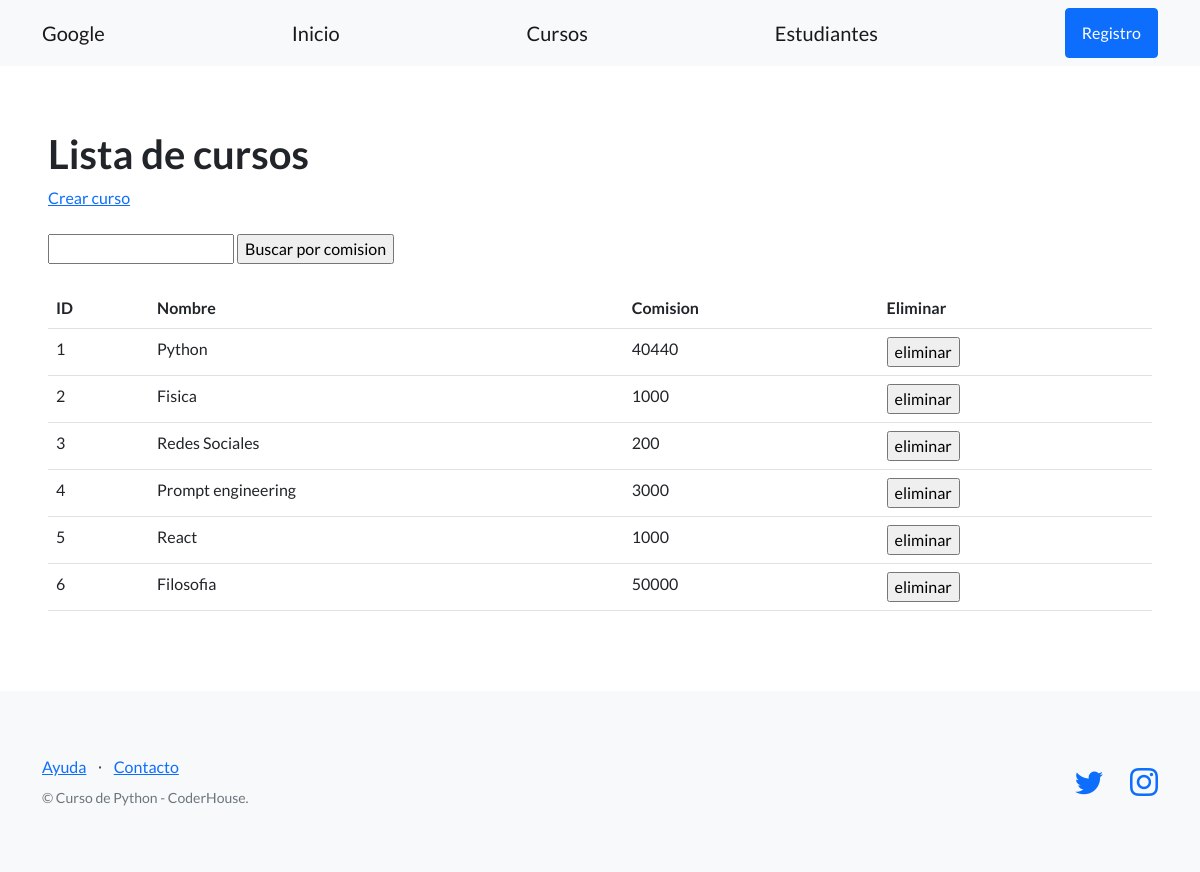
/estudios/cursos/, run on an earlier commit of the app's database.
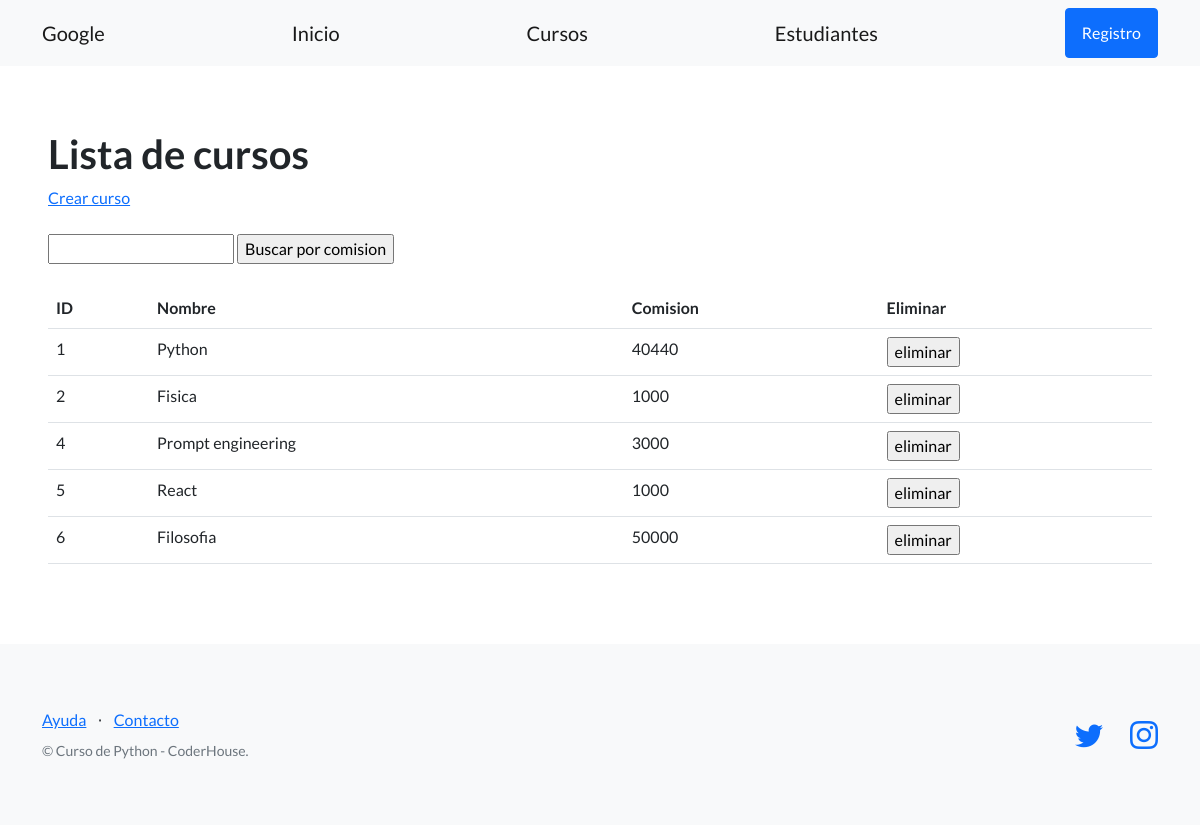
And on a later commit of the database.
### control_estudios/models.py (models this page shows, shortened)
class Curso(models.Model):
    nombre = models.CharField(max_length=64)  # Equivalente de str
    comision = models.IntegerField()  # Equivalent de int

### control_estudios/views.py (the view)
# urls.py: path("cursos/", listar_cursos, name="lista_cursos"),
def listar_cursos(request):
    contexto = {
        "cursos": Curso.objects.all(),
    }
    http_response = render(
        request=request,
        template_name='control_estudios/lista_cursos.html',
        context=contexto,
    )
    return http_response

### control_estudios/templates/control_estudios/lista_cursos.html (shortened to what this page needs)
{% extends "control_estudios/base.html" %}
{% block contenido %}
<section>
  <div>
    <h1>Lista de cursos</h1>
    <a href="{% url 'crear_curso' %}">Crear curso</a>
    <br><br>
    <form action="{% url 'buscar_cursos' %}" method="post">
      <input type="text" name="busqueda">
      <input type="submit" value="Buscar por comision">
    </form>
    <br>
    <table class="table">
      <tbody>
        <tr>
          <th>ID</th>
          <th>Nombre</th>
          <th>Comision</th>
          <th>Eliminar</th>
        </tr>
        {% for curso in cursos %}
        <tr>
          <td>{{ curso.id }}</td>
          <td>{{ curso.nombre }}</td>
          <td>{{ curso.comision }}</td>
          <td>
            <form action="{% url 'eliminar_curso' curso.id %}" method="post">
              <input type="submit" value="eliminar"/>
            </form
          </td>
        </tr>
        {% endfor %}
      </tbody>
    </table>
  </div>
</section>
{% endblock contenido %}

### control_estudios/templates/control_estudios/base.html (shortened to what this page needs)
{% load static %}
<!DOCTYPE html>
<html lang="en">
    <head>
        <link href="https://cdn.jsdelivr.net/npm/bootstrap-icons@1.5.0/font/bootstrap-icons.css" rel="stylesheet" type="text/css" />
        <link href="{% static 'css/styles.css' %}" rel="stylesheet" />
    </head>
    <body>
        <nav class="navbar navbar-light bg-light static-top">
            <div class="container">
                <a class="navbar-brand" href="https://www.google.com">Google</a>
                <a class="navbar-brand" href="{% url 'inicio' %}">Inicio</a>
                <a class="navbar-brand" href="{% url 'lista_cursos' %}">Cursos</a>
                <a class="navbar-brand" href="{% url 'lista_estudiantes' %}">Estudiantes</a>
                <a class="btn btn-primary" href="#signup">Registro</a>
            </div>
        </nav>
        <section style="padding:4rem 3rem;">
            {% block contenido %}
            {% endblock contenido %}
        </section>
        <footer class="footer bg-light">
            <div class="container">
                <div class="row">
                    <div class="col-lg-6 h-100 text-center text-lg-start my-auto">
                        <ul class="list-inline mb-2">
                            <li class="list-inline-item"><a href="#!">Ayuda</a></li>
                            <li class="list-inline-item">⋅</li>
                            <li class="list-inline-item"><a href="#!">Contacto</a></li>
                        </ul>
                        <p class="text-muted small mb-4 mb-lg-0">&copy; Curso de Python - CoderHouse.</p>
                    </div>
                    <div class="col-lg-6 h-100 text-center text-lg-end my-auto">
                        <ul class="list-inline mb-0">
                            <li class="list-inline-item me-4">
                                <a href="https://twitter.com/coderhouse"><i class="bi-twitter fs-3"></i></a>
                            </li>
                            <li class="list-inline-item">
                                <a href="https://www.instagram.com/coderhouse/?hl=es"><i class="bi-instagram fs-3"></i></a>
                            </li>
                        </ul>
                    </div>
                </div>
            </div>
        </footer>
    </body>
</html>

What changed in the data, as far as the page shows it:
removed Curso: id "3", nombre "Redes Sociales", comision "200"
